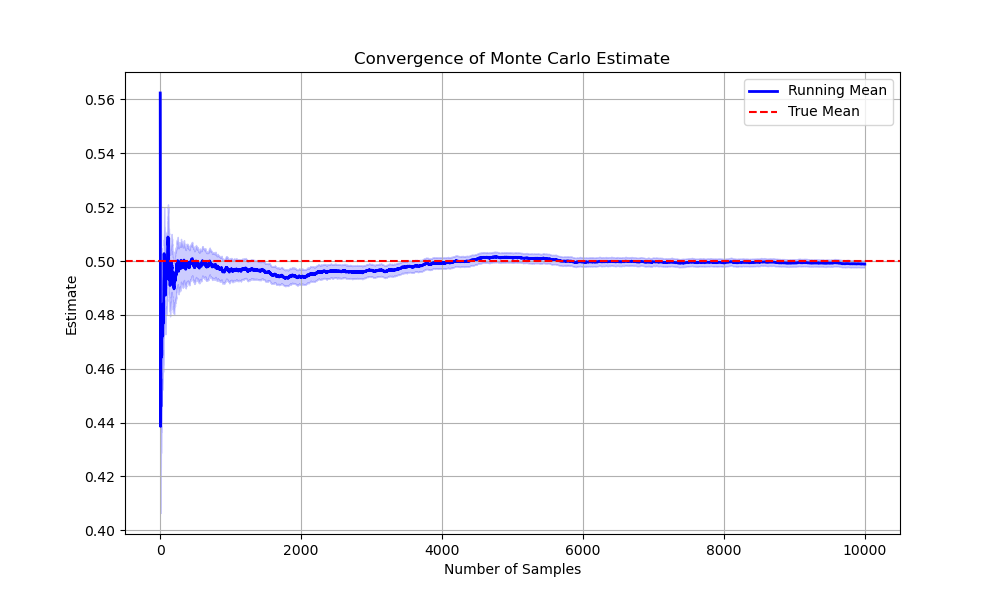

Here is the Python script that generated this plot:
import numpy as np
from distributions.implementations import UniformCube
from samplers.implementations import UniformSampler
from main import run_sampling_experiment
import matplotlib.pyplot as plt

# Define target function (average of coordinates)
def average_coordinate(x: np.ndarray) -> float:
    return np.mean(x)

# Parameters
n_dimensions = 5
n_samples = 10000

# Setup distribution
dist = UniformCube(n_dimensions)

# Modify UniformSampler for [0,1] range instead of [-1,1]
class UnitCubeSampler(UniformSampler):
    def generate_samples(self, n_samples: int) -> np.ndarray:
        return np.random.uniform(
            low=0, high=1, 
            size=(n_samples, self.n_dimensions)
        )

# Setup sampler
sampler = UnitCubeSampler()

# Run experiment
results = run_sampling_experiment(
    distribution=dist,
    target_function=average_coordinate,
    sampler=sampler,
    n_samples=n_samples,
    n_dimensions=n_dimensions
)

# Print results
print(f"Number of dimensions: {n_dimensions}")
print(f"Number of samples: {n_samples}")
print(f"Estimated expectation: {results['expectation']:.6f}")
print(f"True expectation: 0.500000")  # The true mean is 0.5
print(f"Estimated variance: {results['variance']:.6f}")

# Plot convergence
conv_data = results['convergence_data']
plt.figure(figsize=(10, 6))

# Calculate standard errors for confidence bands
standard_errors = np.sqrt(conv_data.running_variances / conv_data.sample_indices)

# Create confidence bands
upper_bound = conv_data.running_means + standard_errors
lower_bound = conv_data.running_means - standard_errors

# Plot shaded confidence region
plt.fill_between(
    conv_data.sample_indices, 
    lower_bound, 
    upper_bound, 
    alpha=0.2,  # Transparent shading
    color='blue'  # Match line color
)

# Plot main line on top
plt.plot(conv_data.sample_indices, conv_data.running_means, 
         color='blue', 
         linewidth=2, 
         label='Running Mean')

plt.axhline(y=0.5, color='r', linestyle='--', label='True Mean')
plt.xlabel('Number of Samples')
plt.ylabel('Estimate')
plt.title('Convergence of Monte Carlo Estimate')
plt.legend()
plt.grid(True)
plt.show()
plt.savefig('examples/unit_cube_example.png')